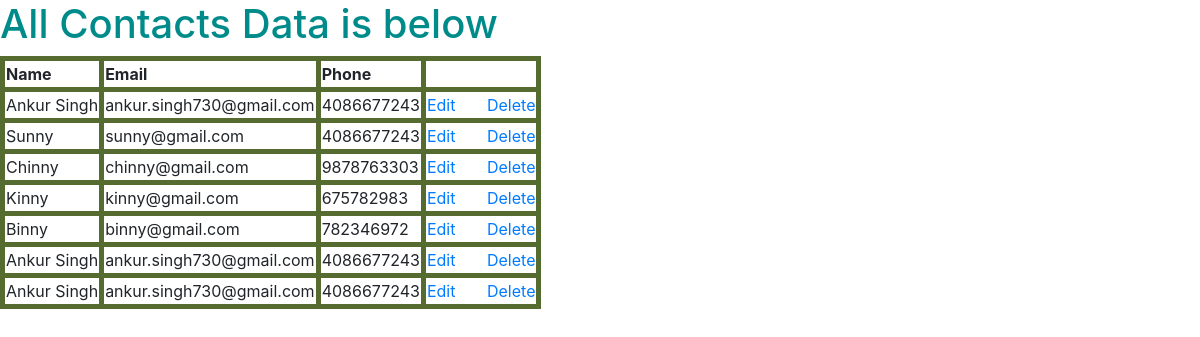
Page /show/ on the committed database.
### blog_posts/models.py (models this page shows)
class Contacts(models.Model):
    name = models.CharField(max_length=50)
    email = models.EmailField()
    phone = models.IntegerField()
    class Meta:
        verbose_name_plural = 'Contact'

### blog_posts/views.py (the view)
# urls.py: url(r'^show/', views.show),
def show(request):
    contactdata = Contacts.objects.all()
    return render(request, 'blog_posts/post_show.html',{'contactdata':contactdata})

### templates/blog_posts/post_show.html (shortened to what this page needs)
<!DOCTYPE html>
{% load static %}
<html lang="en">
<head>
    <link rel="stylesheet" href="https://stackpath.bootstrapcdn.com/bootstrap/4.5.0/css/bootstrap.min.css">
     <link rel="stylesheet" href="{% static 'css/blogstyle.css' %}">
</head>
<body>
<h1>All Contacts Data is below</h1>
<table class="select2-container--below">
    <thead>
    <tr>
        <th>Name</th>
        <th>Email</th>
        <th>Phone</th>
    </tr>
    </thead>
    {% for contact in contactdata %}
    <tr>
        <td>{{ contact.name }}</td>
        <td>{{ contact.email }}</td>
        <td>{{ contact.phone }}</td>
        <td>
            <a href="/edit{{ contact.id }}">Edit</a>&nbsp&nbsp&nbsp&nbsp&nbsp&nbsp
            <a href="/delete{{ contact.id }}">Delete</a>
        </td>
    </tr>
    {% endfor %}
</table>
</body>
</html>

### static/css/blogstyle.css (style rules this page uses)
h1 { color: darkcyan; }
table, th,td { border: 5px solid darkolivegreen; }

### rows in the picture
Contacts: name "Ankur Singh", email "ankur.singh730@gmail.com", phone "4086677243"
Contacts: name "Sunny", email "sunny@gmail.com", phone "4086677243"
Contacts: name "Chinny", email "chinny@gmail.com", phone "9878763303"
Contacts: name "Kinny", email "kinny@gmail.com", phone "675782983"
Contacts: name "Binny", email "binny@gmail.com", phone "782346972"
Contacts: name "Ankur Singh", email "ankur.singh730@gmail.com", phone "4086677243"
Contacts: name "Ankur Singh", email "ankur.singh730@gmail.com", phone "4086677243"
